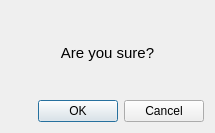
<?xml version="1.0" encoding="UTF-8"?>
<ui version="4.0">
 <class>ExitDialog</class>
 <widget class="QDialog" name="ExitDialog">
  <property name="geometry">
   <rect>
    <x>0</x>
    <y>0</y>
    <width>215</width>
    <height>133</height>
   </rect>
  </property>
  <property name="windowTitle">
   <string>Dialog</string>
  </property>
  <property name="locale">
   <locale language="English" country="UnitedStates"/>
  </property>
  <layout class="QVBoxLayout" name="verticalLayout">
   <item>
    <spacer name="verticalSpacer_2">
     <property name="orientation">
      <enum>Qt::Vertical</enum>
     </property>
     <property name="sizeType">
      <enum>QSizePolicy::Fixed</enum>
     </property>
     <property name="sizeHint" stdset="0">
      <size>
       <width>20</width>
       <height>20</height>
      </size>
     </property>
    </spacer>
   </item>
   <item>
    <widget class="QLabel" name="label">
     <property name="font">
      <font>
       <pointsize>11</pointsize>
      </font>
     </property>
     <property name="text">
      <string>Are you sure?</string>
     </property>
     <property name="alignment">
      <set>Qt::AlignCenter</set>
     </property>
    </widget>
   </item>
   <item>
    <spacer name="verticalSpacer">
     <property name="orientation">
      <enum>Qt::Vertical</enum>
     </property>
     <property name="sizeType">
      <enum>QSizePolicy::Fixed</enum>
     </property>
     <property name="sizeHint" stdset="0">
      <size>
       <width>20</width>
       <height>20</height>
      </size>
     </property>
    </spacer>
   </item>
   <item>
    <widget class="QDialogButtonBox" name="buttonBox">
     <property name="orientation">
      <enum>Qt::Horizontal</enum>
     </property>
     <property name="standardButtons">
      <set>QDialogButtonBox::Cancel|QDialogButtonBox::Ok</set>
     </property>
    </widget>
   </item>
  </layout>
 </widget>
 <resources/>
 <connections>
  <connection>
   <sender>buttonBox</sender>
   <signal>accepted()</signal>
   <receiver>ExitDialog</receiver>
   <slot>accept()</slot>
   <hints>
    <hint type="sourcelabel">
     <x>248</x>
     <y>254</y>
    </hint>
    <hint type="destinationlabel">
     <x>157</x>
     <y>274</y>
    </hint>
   </hints>
  </connection>
  <connection>
   <sender>buttonBox</sender>
   <signal>rejected()</signal>
   <receiver>ExitDialog</receiver>
   <slot>reject()</slot>
   <hints>
    <hint type="sourcelabel">
     <x>316</x>
     <y>260</y>
    </hint>
    <hint type="destinationlabel">
     <x>286</x>
     <y>274</y>
    </hint>
   </hints>
  </connection>
 </connections>
</ui>
